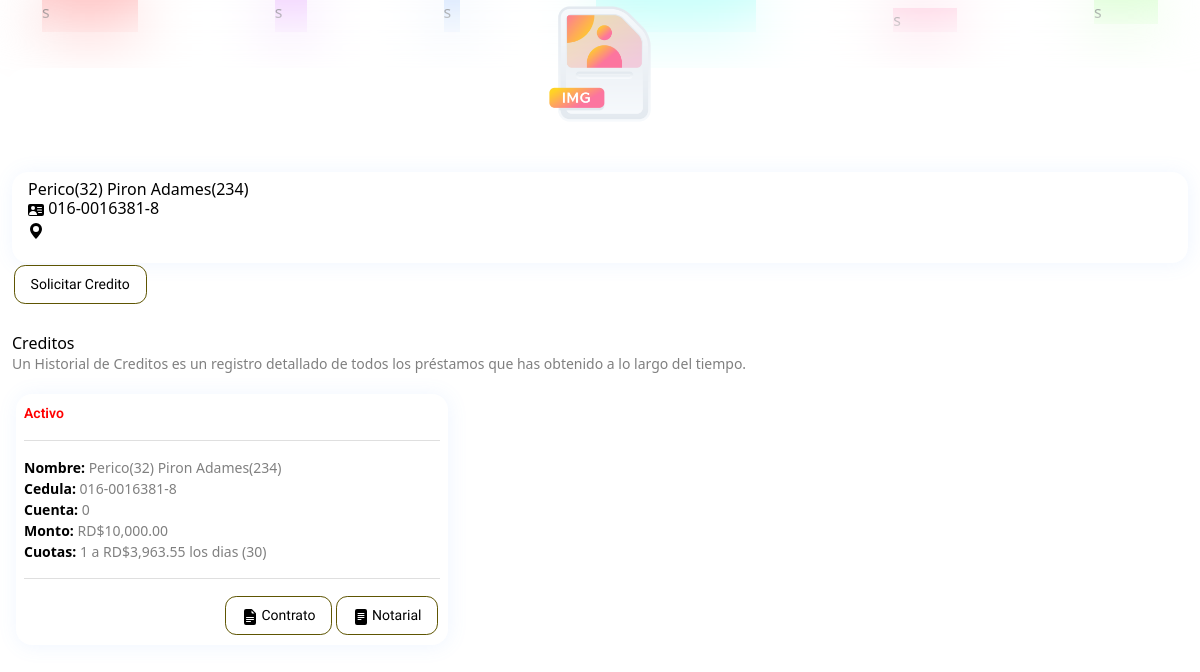
The app's page /detail-customer/69 (signed in) with its own data.
### Customer/models.py (models this page shows, shortened)
class Customer(models.Model):
    aprobado = models.BooleanField(default=False,  blank=True)
    vehiculo = models.BooleanField(default=False,  blank=True)
    casa = models.BooleanField(default=False,  blank=True)
    tierra = models.BooleanField(default=False,  blank=True)
    familiar_en_fycas = models.BooleanField(default=False, blank=True)
    fue_recomendado = models.BooleanField(default=False,  blank=True)
    monto_requerido = models.CharField(max_length=255, default='',  blank=True)
    fines = models.CharField(max_length=255, default='',  blank=True)
    is_active = models.BooleanField(default=True)
    company = models.CharField(max_length=255, default='Grupo Fycas', blank=True )
    name = models.CharField( max_length=255, )#Nombre
    last_name = models.CharField( max_length=255)#Apellido
    number = models.CharField( max_length=20, )#Numero local o Movile
    address = models.CharField( max_length=255, blank=True)#Direccion de donde recide
    email = models.EmailField(null=True, blank=True)#Correo electronico
    amount_purpose = models.TextField(blank=True, max_length=355)#Proposito por el que se solicita el prestamo
    work_information = models.TextField(blank=True, max_length=300)#Informacion donde trabaja
    references_peopple = models.TextField(blank=True, max_length=500)#Personas referentes
    dni = models.CharField( max_length=100) #Numero de Identidad
    amount = models.IntegerField(null=True)#Monto
    no_account = models.IntegerField(default=0) #Numero de Cuentaloooo
    img1 = models.ImageField(upload_to="media/",  blank=True, null=True, default="media/img-default/img.png")#Foto de Cedula delantera
    img2 = models.ImageField(upload_to="media/", blank=True, null=True, default="media/img-default/img.png")#Foto de Cedula tracera
    name_r1 = models.CharField( max_length=255,  )#Nombre
    name_r2 = models.CharField( max_length=255,  )#Nombre
    number_r1 = models.CharField(default="",  max_length=30)#Numero local o Movile
    number_r2 = models.CharField(default="",  max_length=30  )#Numero local o Movile
    lat = models.CharField(blank=True, max_length=100000000050005, default='')
    lon = models.CharField(blank=True, max_length=100000000000000055, default='')
    type_input = models.CharField(blank=True, max_length=2, default='P')
    sexo = models.CharField(blank=True, max_length=2, default='M')
    estado_civil = models.CharField(blank=True, max_length=2, default='')
    ocupacion = models.CharField(blank=True, max_length=25, default='Estudiante')
    code_customer = models.CharField(blank=True, max_length=122000, default='')
    nacimiento = models.CharField(blank=True, max_length=40, default='10/11/2001')
    nacionalidad = models.CharField(blank=True, max_length=25, default='DOMINICANA')
    direccion = models.CharField(blank=True, max_length=255, default='')
    sector = models.CharField(blank=True, max_length=455, default='')
    calle_numero = models.CharField(blank=True, max_length=255, default='')
    municipio = models.CharField(blank=True, max_length=255, default='')
    ciudad = models.CharField(blank=True, max_length=250, default='Santo Domingo Este')
    provincia = models.CharField(blank=True, max_length=255, default='SANTO DOMINGO DE GUZMAN')
    pais = models.CharField(blank=True, max_length=255, default='REPUBLICA DOMINICANA')
    dir_referencia = models.CharField(blank=True, max_length=255, default='')
    phone = models.CharField(blank=True, max_length=18, default='')
    empresa_trabaja = models.CharField(blank=True, max_length=255, default='')
    cargo = models.CharField( max_length=255, default='')
    direccion_trabajo = models.CharField(blank=True, max_length=255, default='')
    sector = models.CharField(blank=True, max_length=244, default='')
    calle_numero_trabajo = models.CharField(blank=True, max_length=255, default='')
    municipio_trabaja = models.CharField(blank=True, max_length=255, default='')
    ciudad_trabaja = models.CharField(blank=True, max_length=255, default='')
    provincia_trabajo = models.CharField(blank=True, max_length=255, default='SANTO DOMINGO DE GUZMAN')
    pais_trabajo = models.CharField(blank=True, max_length=244, default='REPUBLICA DOMINICANA')
    dir_referencia_trabajo = models.CharField(blank=True, max_length=244, default='')
    salario_m = models.CharField( max_length=233, default='')
    moneda = models.CharField(blank=True, max_length=3, default='RD$')
    relacion_tipo = models.CharField(blank=True, max_length=233, default='1')
    fecha_apertura = models.CharField(blank=True, max_length=233, default='')
    fecha_vencimiento = models.CharField(blank=True, max_length=233, default='')
    fecha_ultimo_pago = models.CharField(blank=True, max_length=233, default='')
    numeoro_cuenta = models.CharField(blank=True, max_length=233, default='')
    estatus = models.CharField(blank=True, max_length=233, default='')
    tipo_prestamo = models.CharField(blank=True, max_length=233, default='N')
    moneda_prestamo = models.CharField(blank=True, max_length=233, default='RD$')
    credito_aprovado = models.CharField(blank=True, max_length=233, default='')
    balance_corte = models.CharField(blank=True, max_length=233, default='')
    monto_adeudado = models.CharField(blank=True, max_length=233, default='')
    pago_mandatorio_cuota = models.CharField(blank=True, max_length=233, default='')
    monto_ultimo_pago = models.CharField(blank=True, max_length=233, default='')
    total_atraso = models.CharField(blank=True, max_length=233, default='')
    tasa_interes = models.CharField(blank=True, max_length=233, default='0.15')
    forma_pago = models.CharField(blank=True, max_length=233, default='Mensual')
    cantidad_cuota = models.CharField(blank=True, max_length=233, default='6')
    atraso1_30 = models.CharField(blank=True, max_length=233, default='')
    atraso31_60 = models.CharField(blank=True, max_length=233, default='')
    atraso61_90 = models.CharField(blank=True, max_length=233, default='')
    atraso91_120 = models.CharField(blank=True, max_length=233, default='')
    atraso121_150 = models.CharField(blank=True, max_length=233, default='')
    atraso151_180 = models.CharField(blank=True, max_length=233, default='')
    atraso181_o_mas = models.CharField(blank=True, max_length=233, default='')

class Credit(models.Model):
    customer = models.ForeignKey(Customer, null=True, blank=True, on_delete=models.CASCADE, related_name="credit")
    amount = models.IntegerField(default=10000)
    name = models.CharField(max_length=100)
    price_feed = models.IntegerField(default=1)
    dni = models.TextField(default="")
    no_account = models.TextField() #Numero de Cuenta
    mode_pay = models.BooleanField(default=False)
    day_pay = models.IntegerField(default=30)
    is_active = models.BooleanField(default=True)#is active rederict at diferens view
    mont = models.CharField(max_length=100, default="")
    day = models.CharField(max_length=100, default="")
    day_number = models.CharField(max_length=100, default="")
    year = models.CharField(max_length=100, default="")
    year_number = models.CharField(max_length=100, default="")
    amount_str = models.CharField(max_length=100, default="")
    amount_feed_int = models.CharField(max_length=100, default="")
    amount_feed = models.CharField(max_length=100, default="")

### Customer/views.py (the view)
# urls.py: path('detail-customer/<int:pk>', views.DetailCustomer.as_view(), name='detail-customer'),
class DetailCustomer(DetailView, Options):
    model = models.Customer
    template_name = "customer/user-profile.html"
    def get(self, request, *args, **kwargs):
        print(request.user)
        if not request.user.is_authenticated:
               return redirect(reverse('customer:add-customer'))
        return super().get(request, *args, **kwargs)
    def get_context_data(self, **kwargs):
        context = super().get_context_data(**kwargs)
        context['c'] = self.model.objects.get(id=self.kwargs.get('pk'))
        context['credit'] = models.Credit.objects.filter(customer__id=self.kwargs.get('pk'))
        return context

### Customer/templates/customer/user-profile.html (shortened to what this page needs)
{% include "base/base.html" %}
{% block content %}
{% load static %}
{% load humanize %}
<div class="w-100 container  justify-content-center d-flex align-content-center justify-content-between" style="min-height: 2rem;">
  <span class="span-animation" style="min-width: 6rem; min-height:2rem; background-color: rgba(255, 133, 133, 0.473);">s</span>
  <span class="span-animation" style="min-width: 2rem; min-height:2rem; background-color: rgba(222, 137, 255, 0.438);">s</span>
  <span class="span-animation" style="min-width: 1rem; min-height:1.3rem; background-color: rgba(128, 179, 255, 0.404);">s</span>
  <span class="span-animation" style="min-width: 10rem; min-height:1.3rem; background-color: rgba(128, 255, 244, 0.445);">s</span>
  <span class="span-animation mt-2" style="min-width: 4rem; min-height:1.3rem; background-color: rgba(255, 128, 177, 0.404);">s</span>
  <span class="span-animation mb-2" style="min-width: 4rem; min-height:1.3rem; background-color: rgba(153, 255, 128, 0.349);">s</span>
</div>
<section class="section rounded-0 d-flex flex-wrap justify-content-center position-fixed top-0 overflow-scroll p-1 end-0 w-100  h-100  mt-0  bg-transparent blur" >
  <div style="margin-top: 4rem; border-radius: 1.5rem; background-color: rgba(255, 255, 255, 0.932);">
    <div class="w-100 d-flex justify-content-center mt-1 position-absolute top-0 " style="margin: 0; right: 0; left: 0;">
      <img src="{% static "icons/img.png" %}" class="d-flex object-fit-cover  " style="border-radius: 1rem;" width="120"  height="120" alt="">
    </div>
  <div class=" m-2 mt-3 d-flex  flex-wrap  " style=" height: 12rem;"  >
    <div class="d-flex  flex-wrap w-100  justify-content-center">
      <span style="font-family: Righteous, sans-serif !important;
      " class='no-select mb-5'>
      </span>
    </div>
  <div class="d-flex w-100 mt-3 p-2   align-content-center flex-wrap "
  style="background-color: var(--bg-one); box-shadow: var(--shadow-one);
      border-radius: 1rem;" >
    <a href="{% url "customer:update-customer" c.id %}" class="d-flex ">
          <h6 class="p-0 m-0  ms-2">
          {{c.name}} {{c.last_name}} <br>   {{c.dni}}
          </h6>
      </a>
          <p class="text-black-50 w-100  ">
            <svg xmlns="http://www.w3.org/2000/svg" width="16" height="16" fill="currentColor" class="bi bi-geo-alt-fill ms-2 text-black" viewBox="0 0 16 16">
              <path d="M8 16s6-5.686 6-10A6 6 0 0 0 2 6c0 4.314 6 10 6 10m0-7a3 3 0 1 1 0-6 3 3 0 0 1 0 6"/>
            </svg> {{c.address}}
          </p>
        </div>
        <a href="{% url "customer:create-credit" c.id %}">
          <button>
            Solicitar Credito
          </button>
          </a>
  <section class='  w-100 mt-1'>
    {% if credit %}
    <div class="d-flex w-100 mb-1 align-content-center flex-wrap">
      <h6 class="p-0 m-0 mt-4">
            Creditos
      </h6>
      <p class="text-black-50  w-100  " style="font-size: 14px;">
        Un Historial de Creditos es un registro detallado de todos los préstamos que has obtenido a lo largo del tiempo.
      </p>
  </div>
   <section>
    {% for credit in credit %}
    <div class='bg-white p-2 m-1 text-black-50 bg-opacity-50'
    style=" width: 100%; max-width: 27rem;
    font-size: 14px;
    border-radius: 1rem; box-shadow: var(--shadow-one);">
    <div>
          <strong  class="">
                {% if credit.is_active == True %}
                <span style='color: red;'>
                     Activo
                </span>
                {% else %}
                      Saldado
                {% endif %}
          </strong>
          <hr>
    </div>
    <div class="mt-2">
          {% if credit.is_active == True %}
          <a href="{% url "customer:update-credit" credit.id %}">
          <span class="black">Nombre: </span>
                {{credit.name}}
          </a>
          {% else %}
          <span class="black">Nombre y Apellidos:</span>
          {{credit.name}}
          {% endif %}
    </div>
    <div>
          <span class="black">Cedula:</span>
                {{credit.dni}}
    </div>
<div>
    <span class="black">Cuenta:</span>
          {{credit.no_account}}
</div>
<div>
    <span class="black">Monto:</span>
       RD${{credit.amount|intcomma}}.00
</div>
<div>
    <span class="black">Cuotas:</span>
    {{credit.price_feed}} a RD${{credit.amount_feed|intcomma}} los dias {% if credit.mode_pay == True %}
    (15) - (30)
    {% else %}
    ({{credit.day_pay}})
    {% endif %}
</div>
<div>
    <hr>
</div>
<div class='d-flex   justify-content-end'>
    <a  target="_blank" href="{% url "customer:card-customer" credit.customer.id credit.id %}">
          <button>
                 Contrato
          </button>
    </a>
    <a target="_blank" href="{% url "customer:notary-customer" credit.customer.id  credit.id %}">
          <button>
                 Notarial
          </button>
</div>
</div>
{% endfor %}
    </section>
    {% endif %}
  </div>
</section>
{% endblock  %}

### Customer/templates/base/base.html (shortened to what this page needs)
<!doctype html>
{% load static %}
<html lang="en">
  <head>
    <link href="https://cdn.jsdelivr.net/npm/bootstrap@5.3.3/dist/css/bootstrap.min.css" rel="stylesheet">
      <link href="https://unpkg.com/aos@2.3.1/dist/aos.css" rel="stylesheet">
  <body>
  </body>
</html>

### Customer/templates/base/base.html (style rules this page uses)
p { font-size:14px; }
:root { --bg-one: rgb(255, 255, 255); --bg-cero: white; --color-one: rgb(94, 85, 2); --color-cero: white; --shadow-one: 1px 1px 20px rgba(100, 155, 255, 0.1); --font-one: "Quicksand", sans-serif;; }
h6, h5, h4, h3 { color: black !important; }
* { transition: 0.4s; scrollbar-width: none; touch-action: pan-x pan-y; }
.no-select { -webkit-user-select: none !important; -moz-user-select: none !important; -ms-user-select: none !important; user-select: none !important; }
.section { background-color: var(--bg-one); border-radius: 1.5rem; }
div, section { border-radius: 1rem; }
button { border: none; background-color: var(--bg-one); border-radius: 0.7rem; padding:0.5rem 1rem; font-weight: bold; color: black; font-family: "Righteous", sans-serif; font-weight: 100; margin: 0.1rem; font-size: 14px; border: 1px solid; border-color: var(--color-one); }
strong { color: rgb(53, 53, 53); font-family: "Roboto", sans-serif; font-weight: 600; font-style: normal; font-size: 14px; }
a { text-decoration: none; }
.black { font-weight: bold; color: black; }
.blur { -webkit-backdrop-filter: blur(30px) !important; backdrop-filter: blur(30px) !important; }
.span-animation { animation: moveFreely 20s ease-in-out infinite; }

### Customer/templates/customer/user-profile.html (style rules this page uses)
a { color: grey; }

### records on screen
Customer: name "Perico(32)", last_name "Piron Adames(234)", dni "016-0016381-8"
Credit: is_active "Activo", name "Perico(32) Piron Adames(234)", dni "016-0016381-8", no_account "0", amount "10,000", price_feed "1", amount_feed "3,963.55", day_pay "30"
